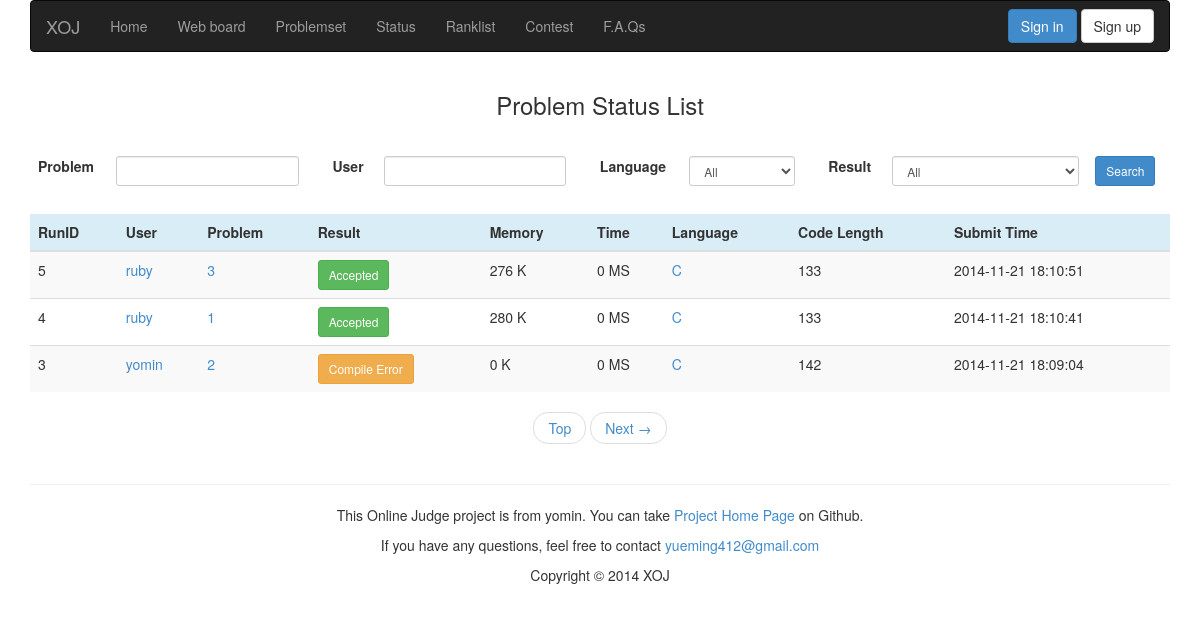
The app's page /status/ with its own data.
### appfile/models.py (models this page shows, shortened)
class Submit(db.Model):
    runid = db.Column(db.Integer, primary_key = True)
    userid = db.Column(db.String(22))
    pid = db.Column(db.Integer)
    result = db.Column(db.String(22), default = 'Pending')
    memory_used = db.Column(db.Integer, default = None)
    time_used = db.Column(db.Integer, default = None)
    language = db.Column(db.String(22))
    src = db.Column(db.Text)
    length = db.Column(db.Integer)
    submit_time = db.Column(db.String(22))
    ce_error = db.Column(db.Text, default = None)

### appfile/views.py (the view)
@app.route('/status/', methods = ['GET','POST'])
@app.route('/status/page=<int:page>')
def status(page = 1):
    form = SearchSubmitForm()
    if request.method == 'POST':
        subq = Submit.query
        if form.pid.data:
            subq = subq.filter_by(pid = form.pid.data)
        if form.userid.data:
            subq = subq.filter_by(userid = form.userid.data)
        if form.language.data and form.language.data != 'All':
            subq = subq.filter_by(language = form.language.data)
        if form.result.data and form.result.data != 'All':
            subq = subq.filter_by(result = form.result.data)
        submit_list = subq.order_by(Submit.runid.desc()).paginate(page, MAX_SUBMIT_NUM_ONE_PAGE, False)
    else:
        submit_list = Submit.query.order_by(Submit.runid.desc()).paginate(page, MAX_SUBMIT_NUM_ONE_PAGE, False)
    return render_template('status.html', submit_list = submit_list, form = form)

### appfile/forms.py
class SearchSubmitForm(Form):
    pid = IntegerField('Problem ID')
    userid = TextField('UserID')
    language = SelectField(choices = [('All','All'), ('C++', 'C++'), ('C', 'C'), ('Python2.7', 'Python2.7')])
    result = SelectField(choices = [ ('All','All'), \
                                     ('Accepted', 'Accepted'), \
                                     ('Presentation Error', 'Presentation Error'), \
                                     ('Time Limit Exceeded', 'Time Limit Exceeded'), \
                                     ('Memory Limit Exceeded', 'Memory Limit Exceeded'), \
                                     ('Wrong Answer', 'Wrong Answer'), \
                                     ('Runtime Error', 'Runtime Error'), \
                                     ('Output Limit Exceeded', 'Output Limit Exceeded'), \
                                     ('Compile Error', 'Compile Error')])

### appfile/views.py (called while the page is built)
@app.before_request
def before_request():
    g.user = current_user
    if g.user.is_authenticated():
        g.url = url_for('userinfo',userid = g.user.userid)

### appfile/templates/status.html (shortened to what this page needs)
{% extends "base.html" %}
{% block content %}
<div class="container">
    <center><h3> Problem Status List </h3></center>
    <br>
        <form role="form" action={{ url_for('status') }} method="POST">
            <table class="table">
                <thead>
                <tr>
                    <td><label class="control-label text-center">Problem</label></td>
                    <td>{{ form.pid(class="form-control input-sm") }}</td>
                    <td></td>
                    <td><label class="control-label">User</label></td>
                    <td>{{ form.userid(class="form-control input-sm") }}</td>
                    <td></td>
                    <td><label class="control-label">Language</label></td>
                    <td>{{ form.language(class="form-control input-sm") }}</td>
                    <td></td>
                    <td><label class="control-label">Result</label></td>
                    <td>{{ form.result(class="form-control input-sm") }}</td>
                    <td>
                        <button type="submit" class="btn btn-primary btn-sm"> Search </button>
                    </td>
                </tr>
                </thead>
            </table>
        </form>
    <table class="table table-striped table-hover">
        <thead>
            <tr class="info">
                <th>RunID</th>
                <th>User</th>
                <th>Problem</th>
                <th>Result</th>
                <th>Memory</th>
                <th>Time</th>
                <th>Language</th>
                <th>Code Length</th>
                <th>Submit Time</th>
            </tr>
        </thead>
        <tbody>
            {% for submit in submit_list.items %}
            <tr>
                <td>{{ submit.runid }}</td>
                <td>
                    <a href={{ url_for('userinfo',userid = submit.userid) }}>{{ submit.userid }}</a>
                </td>
                <td>
                    <a href={{ url_for('show_problem', pid = submit.pid) }}>{{ submit.pid }}</a>
                </td>
                <td>
                {% if submit.result == 'Accepted' %}
                    <button type="button" class="btn btn-success btn-sm">Accepted</button>
                {% elif submit.result == 'Pending' %}
                    <button type="button" class="btn btn-default btn-sm">Pending</button>
                {% elif submit.result == 'Presentation Error' or submit.result == 'Wrong Answer' %}
                    <button type="button" class="btn btn-danger btn-sm">{{ submit.result }}</button>
                {% else %}
                    {% if submit.result == 'Compile Error' %}
                        <a target="_blank" class="btn btn-warning btn-sm" href={{ url_for('show_compile_info',runid = submit.runid) }}>{{ submit.result }}</a>
                    {% else %}
                        <button type="button" class="btn btn-warning btn-sm">{{ submit.result }}</button>
                    {% endif %}
                {% endif%}
                </td>
                {% if submit.result == 'Accepted' %}
                    <td>{{ submit.memory_used }} K</td>
                    <td>{{ submit.time_used }} MS</td>
                {% else %}
                    <td>0 K</td>
                    <td>0 MS</td>
                {% endif %}
                <td>
                    <a target="_blank" href={{ url_for('viewcode', runid = submit.runid) }}>{{ submit.language }}</a>
                </td>
                <td>{{ submit.length }}</td>
                <td>{{ submit.submit_time }}</td>
            </tr>
            {% endfor %}
        </tbody>
    </table>
    <ul class="pager">
        <li>
            <a href={{ url_for('status') }}>Top</a>
        </li>
        {% if submit_list.has_next %}
        <li>
            <a href={{ url_for('status', page = submit_list.next_num) }}>Next &rarr;</a>
        </li>
        {% endif %}
    </ul>
</div>
{% endblock %}

### appfile/static/css/style.css (style rules this page uses)
a:link { text-decoration: none; }

### records on screen
Submit: runid "5", userid "ruby", pid "3", result "Accepted", memory_used "276", time_used "0", language "C", length "133", submit_time "2014-11-21 18:10:51"
Submit: runid "4", userid "ruby", pid "1", result "Accepted", memory_used "280", time_used "0", language "C", length "133", submit_time "2014-11-21 18:10:41"
Submit: runid "3", userid "yomin", pid "2", result "Compile Error", shows "0 K", language "C", length "142", submit_time "2014-11-21 18:09:04"
